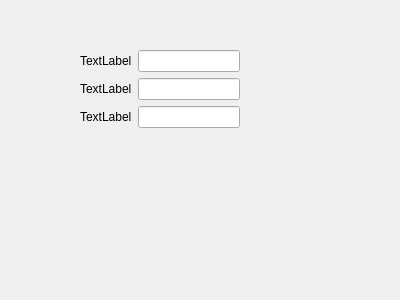
<?xml version="1.0" encoding="UTF-8"?>
<ui version="4.0">
 <class>registerwidget</class>
 <widget class="QWidget" name="registerwidget">
  <property name="geometry">
   <rect>
    <x>0</x>
    <y>0</y>
    <width>400</width>
    <height>300</height>
   </rect>
  </property>
  <property name="windowTitle">
   <string>Form</string>
  </property>
  <widget class="QWidget" name="formLayoutWidget">
   <property name="geometry">
    <rect>
     <x>80</x>
     <y>50</y>
     <width>160</width>
     <height>80</height>
    </rect>
   </property>
   <layout class="QFormLayout" name="formLayout">
    <item row="0" column="0">
     <widget class="QLabel" name="label">
      <property name="text">
       <string>TextLabel</string>
      </property>
     </widget>
    </item>
    <item row="0" column="1">
     <widget class="QLineEdit" name="lineEdit"/>
    </item>
    <item row="1" column="0">
     <widget class="QLabel" name="label_2">
      <property name="text">
       <string>TextLabel</string>
      </property>
     </widget>
    </item>
    <item row="1" column="1">
     <widget class="QLineEdit" name="lineEdit_2"/>
    </item>
    <item row="2" column="0">
     <widget class="QLabel" name="label_3">
      <property name="text">
       <string>TextLabel</string>
      </property>
     </widget>
    </item>
    <item row="2" column="1">
     <widget class="QLineEdit" name="lineEdit_3"/>
    </item>
   </layout>
  </widget>
 </widget>
 <resources/>
 <connections/>
</ui>
